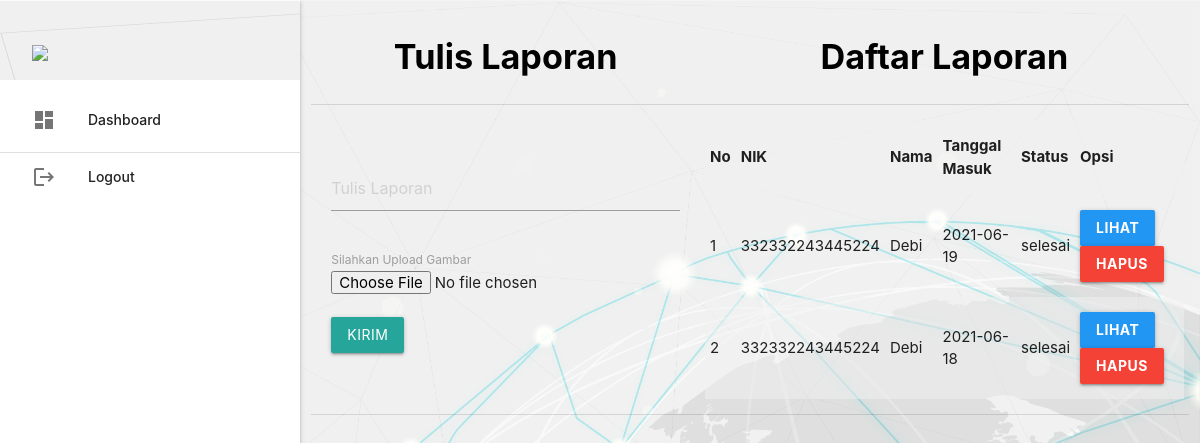
/masyarakat/ (signed in), run on the app's committed database.
### tables this page shows
CREATE TABLE `pengaduan` (
  `id_pengaduan` int(5) NOT NULL,
  `tgl_pengaduan` varchar(20) NOT NULL,
  `nik` varchar(16) NOT NULL,
  `isi_laporan` text NOT NULL,
  `foto` varchar(255) NOT NULL,
  `status` enum('proses','selesai') NOT NULL
);

CREATE TABLE `masyarakat` (
  `nik` varchar(16) NOT NULL,
  `nama` varchar(35) NOT NULL,
  `username` varchar(25) NOT NULL,
  `password` varchar(255) NOT NULL,
  `telp` varchar(13) NOT NULL
);

### masyarakat/dashboard.php (the view, shortened to what this page needs)
<table class="responsive-table" border="2" style="width: 100%;">
	<tr>
		<td><h4 class="black-text hide-on-med-and-down"style="text-align : center"> <b> Tulis Laporan</h4></td></b>
		<td><h4 class="black-text hide-on-med-and-down" style="text-align : center"> <b>Daftar Laporan</h4></td></b>
	</tr>
	<tr>
		<td style="padding: 20px;">
			<form method="POST" enctype="multipart/form-data">
				<textarea class="materialize-textarea" name="laporan" placeholder="Tulis Laporan"></textarea><br><br>
				<label>Silahkan Upload Gambar</label>
				<input type="file" name="foto"><br><br>
				<input type="submit" name="kirim" value="Kirim" class="btn">
			</form>
		</td>
		<td>
			<table border="3" class="responsive-table striped highlight">
				<tr>
					<td><b>No</td></b>
					<td><b>NIK</td></b>
					<td><b>Nama</td></b>
					<td><b>Tanggal Masuk</td>
					<td><b>Status</td></b>
					<td><b>Opsi</td></b>
				</tr>
				<?php
					$no=1;
					$pengaduan = mysqli_query($koneksi,"SELECT * FROM pengaduan INNER JOIN masyarakat ON pengaduan.nik=masyarakat.nik INNER JOIN tanggapan ON pengaduan.id_pengaduan=tanggapan.id_pengaduan WHERE pengaduan.nik='".$_SESSION['data']['nik']."' ORDER BY pengaduan.id_pengaduan DESC");
					while ($r=mysqli_fetch_assoc($pengaduan)) { ?>
					<tr>
						<td><?php echo $no++; ?></td>
						<td><?php echo $r['nik']; ?></td>
						<td><?php echo $r['nama']; ?></td>
						<td><?php echo $r['tgl_pengaduan']; ?></td>
						<td><?php echo $r['status']; ?></td>
						<td>
							<a class="btn blue modal-trigger" href="#tanggapan&id_pengaduan=<?php echo $r['id_pengaduan'] ?>"><b>Lihat</a></b>
							<a class="btn red" onclick="return confirm('Anda Yakin Ingin Menghapus Ya/Tidak')" href="index.php?p=pengaduan_hapus&id_pengaduan=<?php echo $r['id_pengaduan'] ?>"><b>Hapus</a></td></b>
					</tr>
				<?php	}
				 ?>
			</table>
		</td>
	</tr>
</table>

### data on the page
pengaduan: masyarakat.nik "332332243445224", masyarakat.nama "Debi", tgl_pengaduan "2021-06-19", status "selesai"
pengaduan: masyarakat.nik "332332243445224", masyarakat.nama "Debi", tgl_pengaduan "2021-06-18", status "selesai"
